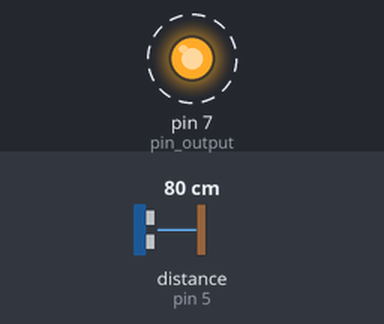
Bench run of a sketch on a simulated Arduino Uno, built with avr-gcc and run on an emulated ATmega328P. On the bench: output pins drawn as LEDs (lit = HIGH). Dashed ring = blinking. Inputs (shaded band) come from the test bench; at power-on: distance to the obstacle (sensor on pin 5) 80 cm. The echo pulse lasts 58.3 µs per cm.

Above: at 0.96 s.
1.3 s: distance to the obstacle (sensor on pin 5) set to 55 cm
At 1.72 s:
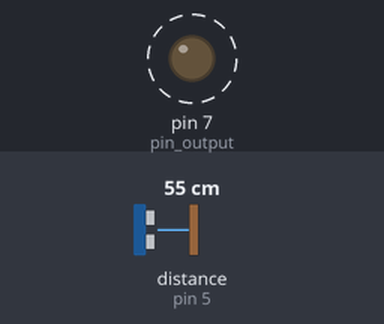
4.3 s: distance to the obstacle (sensor on pin 5) set to 49 cm
At 5.6 s:
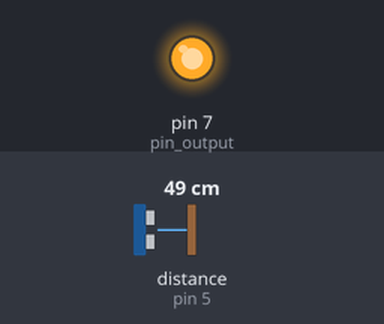
Timing chart, 0 to 7.3 s (numbered marks = the images above; inputs shaded):
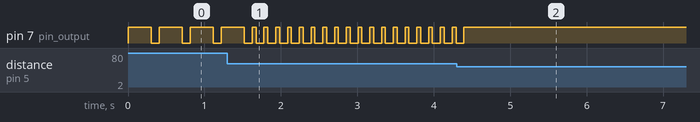

Measured:
- the behaviour switches between 52 and 51 cm on distance to the obstacle (sensor on pin 5) (found by bisection; images 1 and 2)
- after the input at 1.3 s, pin 7 (pin_output): alternates HIGH for 0.05 s and LOW for 0.10 s, starting after 0.38 s
- after the input at 4.3 s, pin 7 (pin_output): goes on until 4.4 s, then stays HIGH
- by itself, pin 7 (pin_output): alternates HIGH for 0.30 s and LOW for 0.11 s

The sketch:

code.ino
```cpp
#include <Ultrasonic.h>

#define pin_trigger 4
#define pin_echo 5
#define pin_output 7

Ultrasonic ultrasonic(pin_trigger, pin_echo);

void setup()
{
  pinMode(pin_output, OUTPUT);
}

void loop()
{
  long microsec = ultrasonic.timing();
  int distanciaCM = ultrasonic.convert(microsec, Ultrasonic::CM);
  if(distanciaCM <= 50){
    digitalWrite(pin_output, HIGH);
    delay(100);
  }
  else if(distanciaCM < 150) {
    digitalWrite(pin_output,HIGH);
    delay((distanciaCM-50)*10);
    digitalWrite(pin_output, LOW);
  }
  delay(100);
}
```
